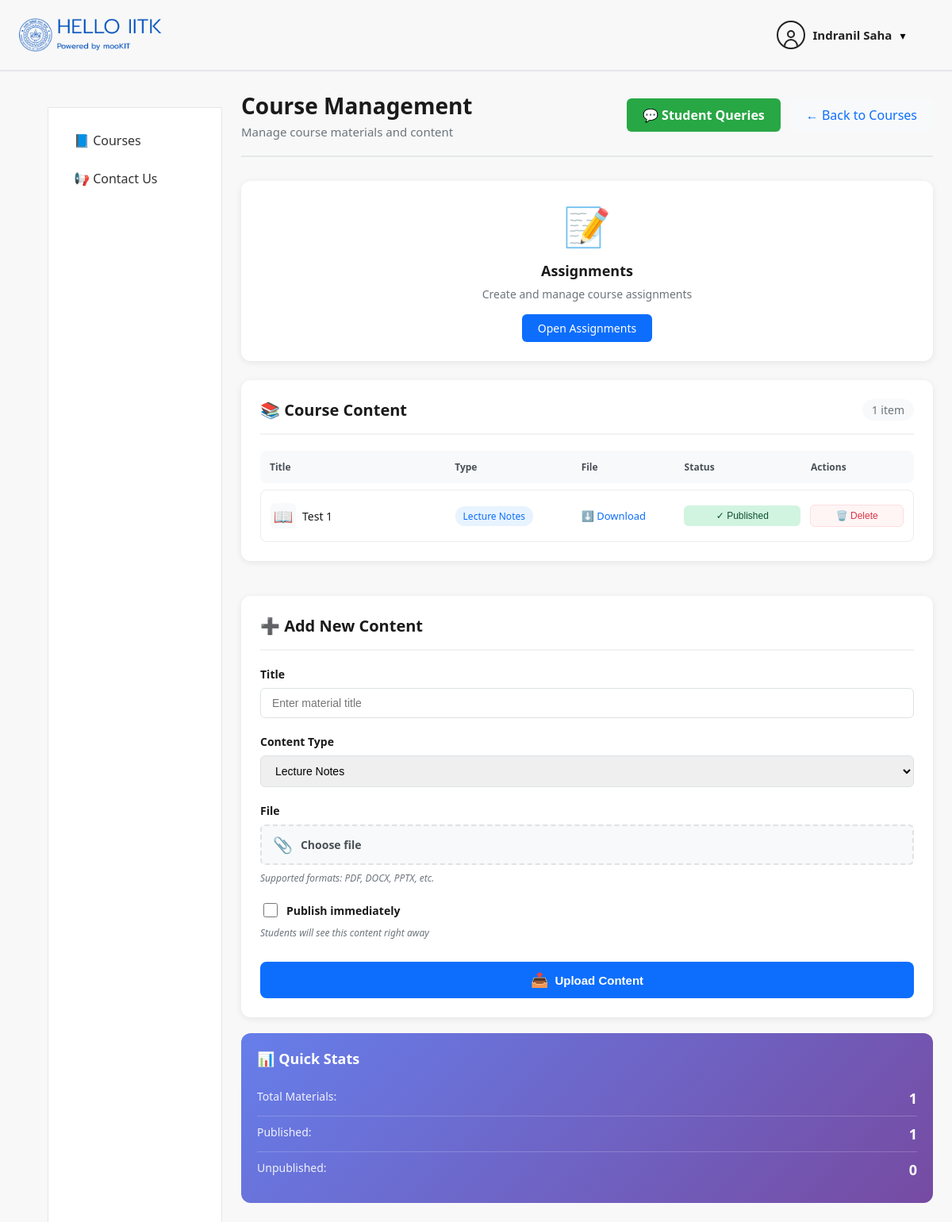
/courses/1/professor/home/ (signed in), run on the app's committed database.
### users/models.py (models this page shows, shortened)
class User(AbstractUser):
    ROLE_CHOICES = [
        ('student', 'Student'),
        ('professor', 'Professor'),
        ('ta', 'Teaching Assistant'),
        ('admin', 'Admin'),
    ]
    role = models.CharField(
        max_length=20,
        choices=ROLE_CHOICES,
        default='student'
    )
    department = models.CharField(max_length=100, blank=True)

### content/models.py (models this page shows, shortened)
class CourseMaterial(models.Model):
    CONTENT_TYPE_CHOICES = [
        ('notes', 'Lecture Notes'),
        ('slides', 'Slides'),
        ('ppt', 'PPT'),
        ('pyq', 'Previous Year Questions'),
        ('other', 'Other'),
    ]
    course = models.ForeignKey(Course, on_delete=models.CASCADE)
    title = models.CharField(max_length=200)
    content_type = models.CharField(
        max_length=20,
        choices=CONTENT_TYPE_CHOICES
    )
    file = models.FileField(upload_to='course_materials/')
    is_published = models.BooleanField(default=False)
    uploaded_at = models.DateTimeField(auto_now_add=True)

### courses/views.py (the view, shortened to what this page needs)
# urls.py: path('<int:course_id>/professor/home/', professor_course_home),
@login_required
def professor_course_home(request, course_id):
    if not CourseProfessor.objects.filter(course_id=course_id, professor=request.user).exists():
        return redirect('/courses/')
    course = Course.objects.select_related('semester').get(id=course_id)
    materials = CourseMaterial.objects.filter(course_id=course_id)
    total_materials = materials.count()
    published_count = materials.filter(is_published=True).count()
    unpublished_count = total_materials - published_count
    return render(request, 'courses/professor_home.html', {
        'course': course,
        'materials': materials,
        'content_types': CourseMaterial.CONTENT_TYPE_CHOICES,
        'course_id': course_id,
        'total_materials': total_materials,
        'published_count': published_count,
        'unpublished_count': unpublished_count,
    })

### templates/courses/professor_home.html (shortened to what this page needs)
{% extends "courses/base.html" %}
{% load static %}
{% block content %}
<div class="course-detail-header">
  <div class="course-title-section">
    <h1 class="course-title">Course Management</h1>
    <p class="course-subtitle">Manage course materials and content</p>
  </div>
  <div class="header-actions">
    <a href="/queries/{{ course_id }}/ta/" class="queries-link">💬 Student Queries</a>
    <a href="/courses/" class="back-link">← Back to Courses</a>
  </div>
</div>
<div class="actions-grid">
  <div class="action-card">
    <div class="action-icon">📝</div>
    <h3>Assignments</h3>
    <p>Create and manage course assignments</p>
    <a href="/assignments/{{ course_id }}/" class="action-btn">Open Assignments</a>
  </div>
</div>
<div class="professor-layout">
  <div class="materials-column">
    <div class="section-card">
      <div class="section-header">
        <h2>📚 Course Content</h2>
        <span class="content-count">{{ materials|length }} item{{ materials|length|pluralize }}</span>
      </div>
      {% if materials %}
        <div class="content-table">
          <div class="table-header">
            <div class="col-title">Title</div>
            <div class="col-type">Type</div>
            <div class="col-file">File</div>
            <div class="col-status">Status</div>
            <div class="col-actions">Actions</div>
          </div>
          {% for m in materials %}
            <div class="table-row">
              <div class="col-title">
                <div class="material-icon-small">
                  {% if m.content_type == 'notes' %}
                    📖
                  {% elif m.content_type == 'slides' %}
                    📊
                  {% elif m.content_type == 'ppt' %}
                    📽️
                  {% elif m.content_type == 'pyq' %}
                    📝
                  {% else %}
                    📄
                  {% endif %}
                </div>
                <span class="material-name">{{ m.title }}</span>
              </div>
              <div class="col-type">
                <span class="type-badge">{{ m.get_content_type_display }}</span>
              </div>
              <div class="col-file">
                <a href="{{ m.file.url }}" class="file-link" download>⬇️ Download</a>
              </div>
              <div class="col-status">
                <form method="post" action="/content/toggle/{{ m.id }}/" style="display: inline;">
                  <button type="submit" class="status-btn {% if m.is_published %}published{% else %}unpublished{% endif %}">
                    {% if m.is_published %}
                      ✓ Published
                    {% else %}
                      ✗ Unpublished
                    {% endif %}
                  </button>
                </form>
              </div>
              <div class="col-actions">
                <form method="post" action="/content/delete/{{ m.id }}/" style="display: inline;">
                  <button type="submit" class="delete-btn" onclick="return confirm('Are you sure you want to delete this material?')">
                    🗑️ Delete
                  </button>
                </form>
              </div>
            </div>
          {% endfor %}
        </div>
      {% else %}
        <div class="empty-state">
          <div class="empty-icon">📭</div>
          <h3>No Content Yet</h3>
          <p>Upload your first course material using the form on the right.</p>
        </div>
      {% endif %}
    </div>
  </div>
  <div class="upload-column">
    <div class="section-card">
      <div class="section-header">
        <h2>➕ Add New Content</h2>
      </div>
      <form method="post" enctype="multipart/form-data" class="upload-form">
        <div class="form-group">
          <label for="title">Title</label>
          <input type="text" id="title" name="title" class="form-input" placeholder="Enter material title" required>
        </div>
        <div class="form-group">
          <label for="content_type">Content Type</label>
          <select id="content_type" name="content_type" class="form-select" required>
            {% for k,v in content_types %}
              <option value="{{ k }}">{{ v }}</option>
            {% endfor %}
          </select>
        </div>
        <div class="form-group">
          <label for="file">File</label>
          <div class="file-input-wrapper">
            <label for="file" class="file-label">
              <span class="file-icon">📎</span>
              <span class="file-text" id="file-name">Choose file</span>
            </label>
          </div>
          <small class="form-hint">Supported formats: PDF, DOCX, PPTX, etc.</small>
        </div>
        <div class="form-group">
          <label class="checkbox-label">
            <input type="checkbox" name="is_published" class="form-checkbox">
            <span>Publish immediately</span>
          </label>
          <small class="form-hint">Students will see this content right away</small>
        </div>
        <button type="submit" class="upload-btn">
          <span class="btn-icon">📤</span>
          Upload Content
        </button>
      </form>
    </div>
    <div class="stats-card">
      <h3>📊 Quick Stats</h3>
      <div class="stat-item">
        <span class="stat-label">Total Materials:</span>
        <span class="stat-value">{{ total_materials }}</span>
      </div>
      <div class="stat-item">
        <span class="stat-label">Published:</span>
        <span class="stat-value">{{ published_count }}</span>
      </div>
      <div class="stat-item">
        <span class="stat-label">Unpublished:</span>
        <span class="stat-value">{{ unpublished_count }}</span>
      </div>
    </div>
  </div>
</div>
{% endblock %}

### templates/courses/includes/header.html (shortened to what this page needs)
{% load static %}
<header class="topbar">
  <div class="topbar-left">
    <img src="{% static 'img/iitk_logo.png' %}" class="topbar-logo">
  </div>
  <div class="profile-wrapper">
    <div class="profile-trigger" onclick="toggleProfileDropdown()">
      <div class="profile-icon">
        <div class="profile-head"></div>
        <div class="profile-body"></div>
      </div>
      <span class="profile-name">
        {{ request.user.get_full_name|default:request.user.username }}
      </span>
      <span class="chevron">▾</span>
    </div>
  </div>
</header>

### static/css/courses.css (style rules this page uses)
* { box-sizing: border-box; }
body { margin: 0; font-family: "Segoe UI", Arial, sans-serif; background: #ffffff; }
.profile-wrapper { margin-right: 3%; }
.profile-icon { width: 36px; height: 36px; border: 2px solid #222; border-radius: 50%; position: relative; cursor: pointer; overflow: hidden; }
.profile-head { width: 10px; height: 10px; bottom:-3px; border: 2px solid #222; border-radius: 50%; position: absolute; top: 10px; left: 50%; transform: translateX(-50%); background: transparent; transition: background 0.2s ease; }
.profile-body { width: 18px; height: 10px; border: 2px solid #222; border-bottom: none; border-radius: 10px 10px 0 0; position: absolute; bottom: 1px; left: 50%; transform: translateX(-50%); background: transparent; transition: background 0.2s ease; }
.profile-name { font-size: 14px; font-weight: 500; }
.profile-wrapper { position: relative; display: flex; align-items: center; }
.profile-trigger { display: flex; align-items: center; gap: 10px; cursor: pointer; }
.profile-icon { width: 36px; height: 36px; border: 2px solid #222; border-radius: 50%; display: flex; align-items: center; justify-content: center; }
.profile-name { font-size: 15px; font-weight: 600; color: #222; }
.chevron { font-size: 14px; }
.topbar { height: 90px; display: flex; justify-content: space-between; align-items: center; padding: 0 24px; border-bottom: 2px solid #e5e7eb; background: #f8f8f8; }
.topbar-left { width: 200px; display: flex; align-items: center; gap: 12px; }
.topbar-logo { width: 200px; }

### data on the page
User: user.get_full_name "Indranil Saha"
CourseMaterial: title "Test 1", content_type "Lecture Notes", is_published "✓ Published"

### other printed values
{{ materials|length }} "1"
{{ total_materials }} "1"
{{ published_count }} "1"
{{ unpublished_count }} "0"
form field content_type "Lecture Notes"
